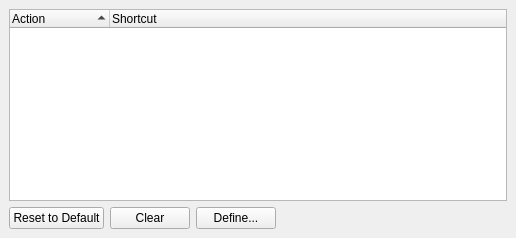
     <widget class="QWidget" name="tab_3">
      <property name="accessibleName">
       <string/>
      </property>
      <attribute name="title">
       <string>Shortcuts</string>
      </attribute>
      <layout class="QVBoxLayout">
       <property name="spacing">
        <number>6</number>
       </property>
       <property name="margin">
        <number>9</number>
       </property>
       <item>
        <widget class="QTreeWidget" name="shortcutList">
         <property name="alternatingRowColors">
          <bool>true</bool>
         </property>
         <property name="rootIsDecorated">
          <bool>true</bool>
         </property>
         <property name="uniformRowHeights">
          <bool>true</bool>
         </property>
         <property name="itemsExpandable">
          <bool>true</bool>
         </property>
         <property name="sortingEnabled">
          <bool>true</bool>
         </property>
         <property name="allColumnsShowFocus">
          <bool>true</bool>
         </property>
         <column>
          <property name="text">
           <string>Action</string>
          </property>
         </column>
         <column>
          <property name="text">
           <string>Shortcut</string>
          </property>
         </column>
        </widget>
       </item>
       <item>
        <layout class="QHBoxLayout">
         <property name="spacing">
          <number>6</number>
         </property>
         <property name="margin">
          <number>0</number>
         </property>
         <item>
          <widget class="QPushButton" name="resetShortcut">
           <property name="text">
            <string>Reset to Default</string>
           </property>
          </widget>
         </item>
         <item>
          <widget class="QPushButton" name="clearShortcut">
           <property name="text">
            <string>Clear</string>
           </property>
          </widget>
         </item>
         <item>
          <widget class="QPushButton" name="defineShortcut">
           <property name="text">
            <string>Define...</string>
           </property>
          </widget>
         </item>
         <item>
          <spacer>
           <property name="orientation">
            <enum>Qt::Horizontal</enum>
           </property>
           <property name="sizeHint" stdset="0">
            <size>
             <width>231</width>
             <height>20</height>
            </size>
           </property>
          </spacer>
         </item>
        </layout>
       </item>
      </layout>
     </widget>
